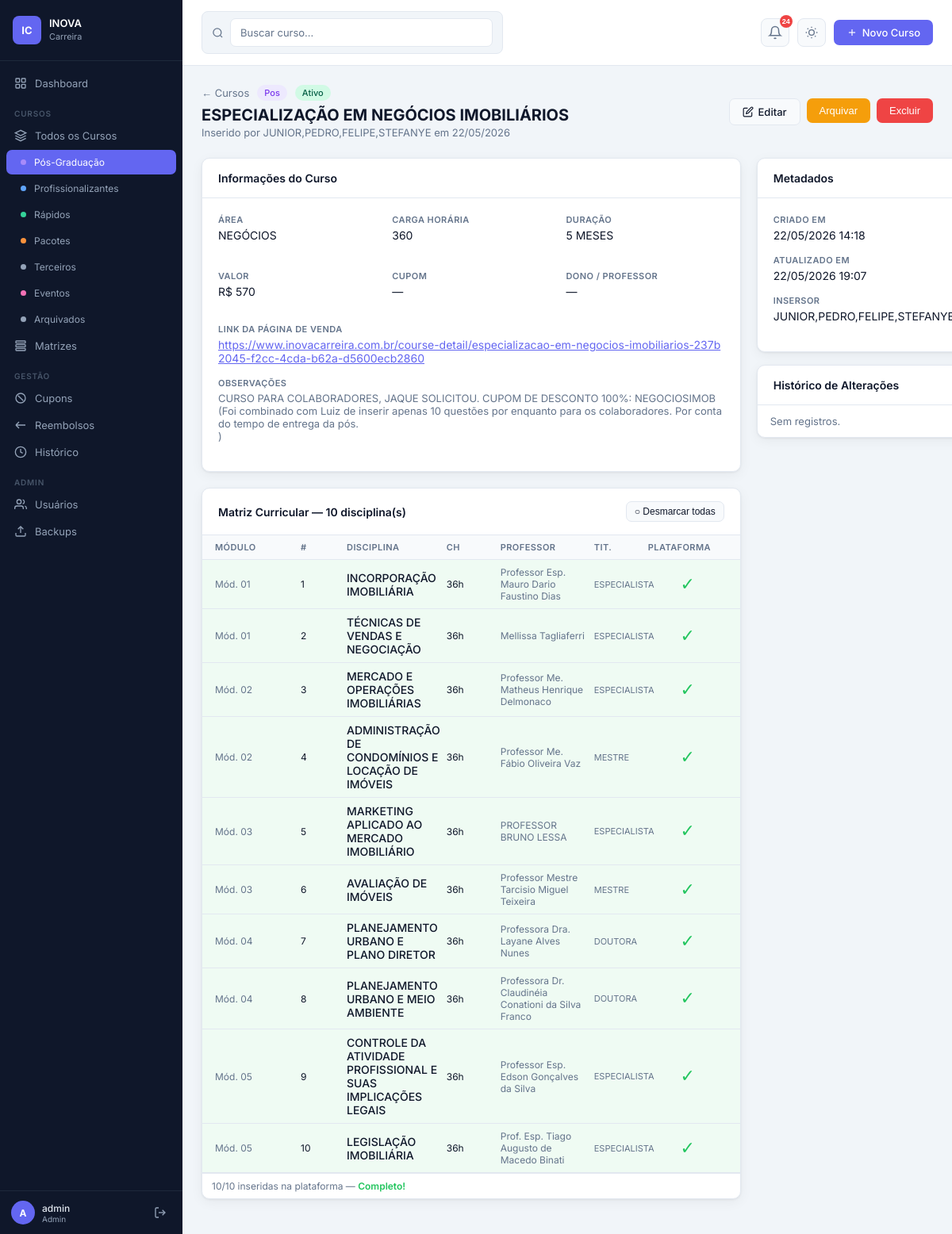
Before: /cursos/22 (signed in) with the older database file.
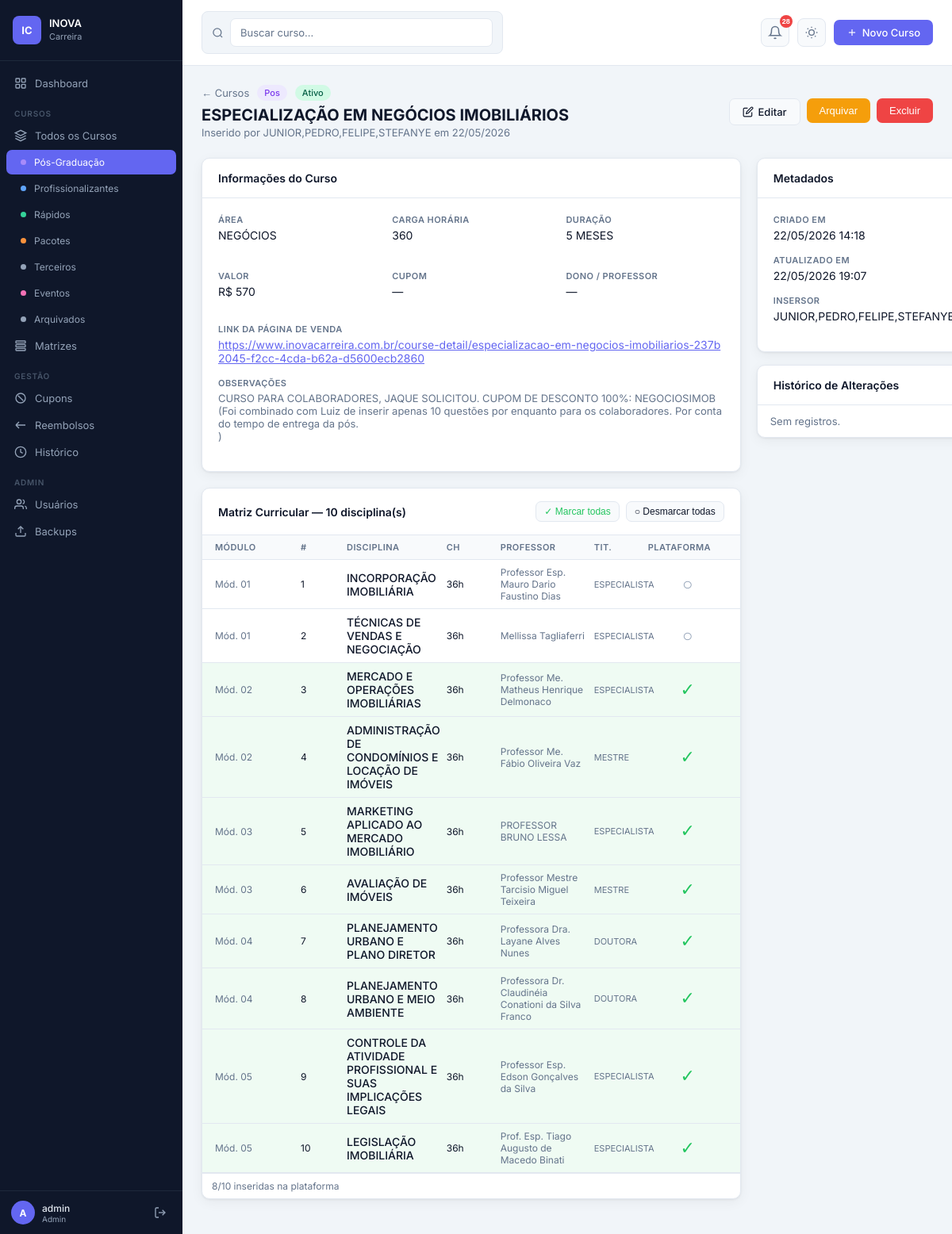
After: the same page with the newer database file.
### app.py (models this page shows)
class Discipline(db.Model):
    id        = db.Column(db.Integer, primary_key=True)
    course_id = db.Column(db.Integer, db.ForeignKey('course.id'), nullable=False)
    modulo    = db.Column(db.String(100))
    ordem     = db.Column(db.Integer)
    nome      = db.Column(db.String(300), nullable=False)
    carga     = db.Column(db.String(20))
    professor = db.Column(db.String(200))
    cod_moodle    = db.Column(db.String(50))
    titulacao     = db.Column(db.String(50))
    plataforma_ok = db.Column(db.Boolean, default=False)
    plataforma_em = db.Column(db.DateTime)

### app.py (the view)
@app.route('/cursos/<int:id>')
@login_required
def curso_detalhe(id):
    c    = Course.query.get_or_404(id)
    disc = Discipline.query.filter_by(course_id=id).order_by(Discipline.ordem).all()
    logs = AuditLog.query.filter_by(entity='course', entity_id=id)\
                         .order_by(AuditLog.timestamp.desc()).all()
    extra = json.loads(c.extra_data) if c.extra_data else {}
    return render_template('curso_detalhe.html', c=c, disc=disc, logs=logs, extra=extra)

### app.py (called while the page is built, shortened)
def login_required(f):
    @wraps(f)
    def decorated(*args, **kwargs):
        if 'user_id' not in session:
            return redirect(url_for('login'))
        return f(*args, **kwargs)
    return decorated

@app.context_processor
def inject_now():
    return {'now': datetime.now}

@app.before_request
def ensure_db():
    global _db_ready

    def can_manage_cupons(self):
        if self.role == 'admin': return True
        if self._p().get('block_cupons'): return False
        return self.role == 'editor' or self._p().get('cupons_gerenciar', False)

    def can_manage_reembolsos(self):
        if self.role == 'admin': return True
        if self._p().get('block_reembolsos'): return False
        return self.role == 'editor' or self._p().get('reembolsos_gerenciar', False)

    def can_view_historico(self):
        if self.role == 'admin': return True
        if self._p().get('block_historico'): return False
        return self.role == 'editor' or self._p().get('historico_ver', False)

### templates/curso_detalhe.html (shortened to what the changed rows need)
{% extends 'base.html' %}
{% block content %}
<div class="page">
  <div class="detail-grid">
    <div>
      {% if disc %}
      {% set ok_count = disc|selectattr('plataforma_ok','equalto',True)|list|length %}
      <div class="card" style="margin-bottom:20px">
        <div class="card-header" style="display:flex;align-items:center;justify-content:space-between">
          <div class="card-title">Matriz Curricular — {{ disc|length }} disciplina(s)</div>
          <div style="display:flex;gap:8px">
            {% if ok_count < disc|length %}
            <button type="button" onclick="marcarTodas({{ c.id }}, true)"
                    class="btn btn-sm btn-secondary" style="color:#22c55e;font-size:12px">
              ✓ Marcar todas
            </button>
            {% endif %}
            {% if ok_count > 0 %}
            <button type="button" onclick="marcarTodas({{ c.id }}, false)"
                    class="btn btn-sm btn-secondary" style="font-size:12px">
              ○ Desmarcar todas
            </button>
            {% endif %}
          </div>
        </div>
        <div class="card-body" style="padding:0">
          <div class="matrix-wrap" style="border:none;border-radius:0">
            <div class="matrix-row header">
              <div>Módulo</div><div>#</div><div>Disciplina</div><div>CH</div><div>Professor</div><div>Tit.</div>
              <div title="Inserida na plataforma de cursos livres">Plataforma</div>
            </div>
            {% for d in disc %}
            <div class="matrix-row" id="disc-row-{{ d.id }}"
                 style="{% if d.plataforma_ok %}background:rgba(34,197,94,.07){% endif %}">
              <div style="font-size:12px;color:var(--text-muted)">{{ d.modulo or '—' }}</div>
              <div style="font-size:12px">{{ d.ordem }}</div>
              <div style="font-weight:500">{{ d.nome }}</div>
              <div style="font-size:12px">{{ d.carga or '—' }}</div>
              <div style="font-size:12px;color:var(--text-muted)">{{ d.professor or '—' }}</div>
              <div style="font-size:11px;color:var(--text-muted)">{{ d.titulacao or '—' }}</div>
              <div style="text-align:center">
                <button onclick="toggleDisc({{ d.id }}, this)"
                        title="{{ 'Concluída em ' + d.plataforma_em.strftime('%d/%m/%Y') if d.plataforma_ok and d.plataforma_em else 'Marcar como inserida na plataforma' }}"
                        style="background:none;border:none;cursor:pointer;padding:4px 8px;border-radius:6px;
                               font-size:22px;line-height:1;color:{% if d.plataforma_ok %}#22c55e{% else %}#94a3b8{% endif %};
                               width:38px;height:38px;display:inline-flex;align-items:center;justify-content:center">
                  {% if d.plataforma_ok %}&#10003;{% else %}&#9675;{% endif %}
                </button>
              </div>
            </div>
            {% endfor %}
            <div style="padding:8px 12px;font-size:12px;color:var(--text-muted);border-top:1px solid var(--border)">
              {{ ok_count }}/{{ disc|length }} inseridas na plataforma
              {% if ok_count == disc|length and disc %} — <span style="color:#22c55e;font-weight:600">Completo!</span>{% endif %}
            </div>
          </div>
        </div>
      </div>
      {% endif %}
    </div>
  </div>
</div>
{% endblock %}

Changed rows visible on the page:
changed Discipline "INCORPORAÇÃO IMOBILIÁRIA": plataforma_ok "✓" → "○"
changed Discipline "TÉCNICAS DE VENDAS E NEGOCIAÇÃO": plataforma_ok True → False (drawn); text "✓" → "○"
Other visible differences:
{{ total_badge if total_badge < 100 else '99+' }}: "24" → "28"
{{ ok_count }}: "10" → "8"
text no longer shown: "— Completo!"
text now shown: "✓ Marcar todas"
